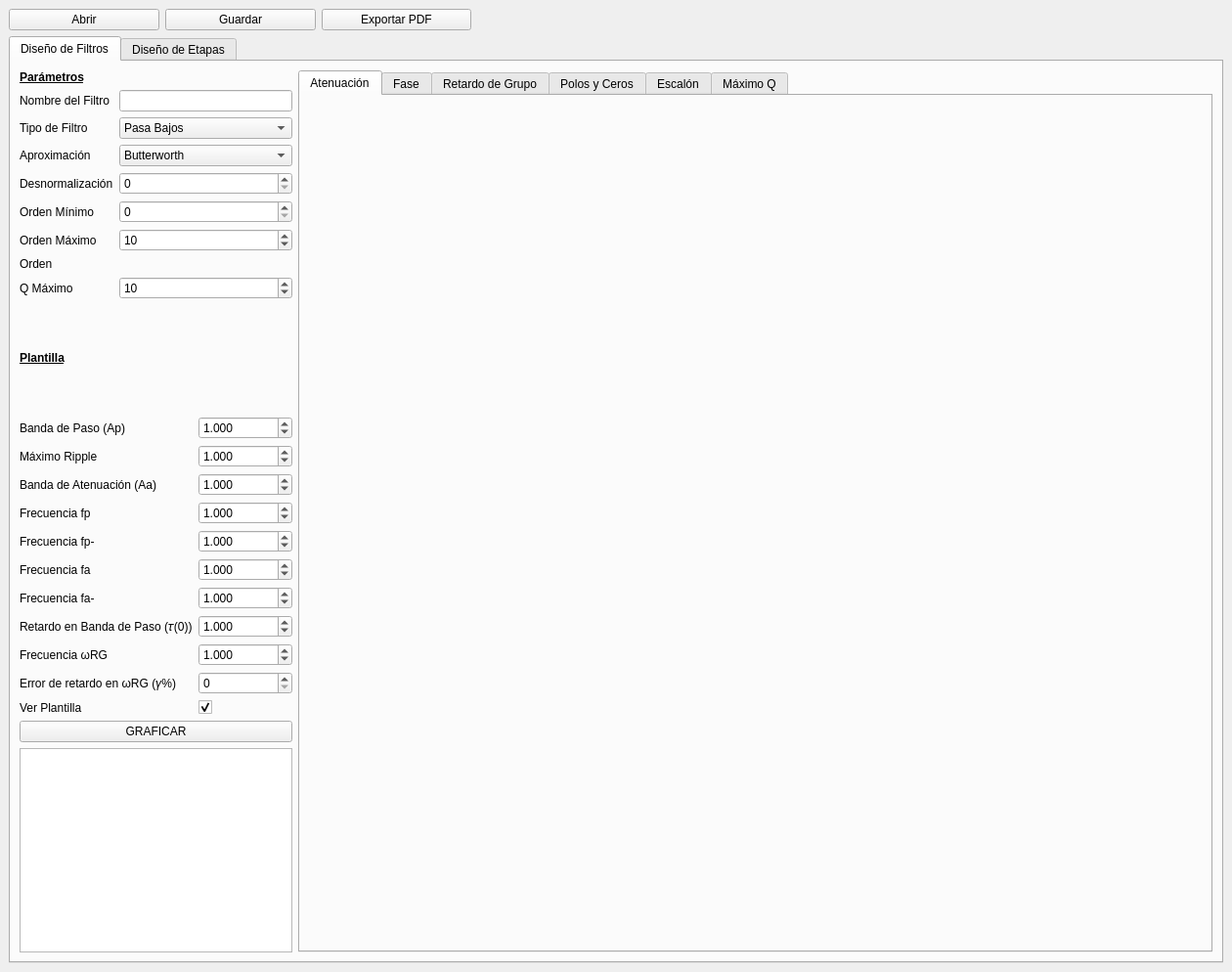
<?xml version="1.0" encoding="UTF-8"?>
<ui version="4.0">
 <class>MainWindow</class>
 <widget class="QMainWindow" name="MainWindow">
  <property name="geometry">
   <rect>
    <x>0</x>
    <y>0</y>
    <width>1260</width>
    <height>994</height>
   </rect>
  </property>
  <property name="font">
   <font>
    <family>MS Shell Dlg 2</family>
   </font>
  </property>
  <property name="windowTitle">
   <string>MainWindow</string>
  </property>
  <widget class="QWidget" name="centralwidget">
   <layout class="QVBoxLayout" name="verticalLayout" stretch="1,14">
    <item>
     <layout class="QHBoxLayout" name="layout_save" stretch="1,1,1,5">
      <item>
       <widget class="QPushButton" name="btn_open">
        <property name="text">
         <string>Abrir</string>
        </property>
       </widget>
      </item>
      <item>
       <widget class="QPushButton" name="btn_save">
        <property name="text">
         <string>Guardar</string>
        </property>
       </widget>
      </item>
      <item>
       <widget class="QPushButton" name="btn_save_2">
        <property name="text">
         <string>Exportar PDF</string>
        </property>
       </widget>
      </item>
      <item>
       <spacer name="horizontalSpacer">
        <property name="orientation">
         <enum>Qt::Horizontal</enum>
        </property>
        <property name="sizeHint" stdset="0">
         <size>
          <width>40</width>
          <height>20</height>
         </size>
        </property>
       </spacer>
      </item>
     </layout>
    </item>
    <item>
     <widget class="QTabWidget" name="tabs_menu">
      <property name="currentIndex">
       <number>0</number>
      </property>
      <widget class="QWidget" name="tab_filterdesign">
       <attribute name="title">
        <string>Diseño de Filtros</string>
       </attribute>
       <layout class="QHBoxLayout" name="horizontalLayout" stretch="2,4">
        <item>
         <layout class="QVBoxLayout" name="formlayout_1" stretch="1,2,1,1">
          <item>
           <layout class="QGridLayout" name="filterlayout" rowstretch="1,1,1,1,1,1,1,1,0">
            <item row="1" column="0">
             <widget class="QLabel" name="label_namefiltro">
              <property name="text">
               <string>Nombre del Filtro</string>
              </property>
             </widget>
            </item>
            <item row="0" column="0" colspan="2">
             <widget class="QLabel" name="labelparams">
              <property name="font">
               <font>
                <weight>75</weight>
                <bold>true</bold>
                <underline>true</underline>
               </font>
              </property>
              <property name="text">
               <string>Parámetros</string>
              </property>
             </widget>
            </item>
            <item row="6" column="0">
             <widget class="QLabel" name="label_maxord">
              <property name="text">
               <string>Orden Máximo</string>
              </property>
             </widget>
            </item>
            <item row="4" column="1">
             <widget class="QSpinBox" name="spin_denorm">
              <property name="maximum">
               <number>100</number>
              </property>
             </widget>
            </item>
            <item row="3" column="1">
             <widget class="QComboBox" name="combo_aprox">
              <item>
               <property name="text">
                <string>Butterworth</string>
               </property>
              </item>
              <item>
               <property name="text">
                <string>Chebyshev</string>
               </property>
              </item>
              <item>
               <property name="text">
                <string>Chebyshev Inverso</string>
               </property>
              </item>
              <item>
               <property name="text">
                <string>Cauer</string>
               </property>
              </item>
              <item>
               <property name="text">
                <string>Legendre</string>
               </property>
              </item>
              <item>
               <property name="text">
                <string>Bessel</string>
               </property>
              </item>
              <item>
               <property name="text">
                <string>Gauss</string>
               </property>
              </item>
             </widget>
            </item>
            <item row="7" column="0">
             <widget class="QLabel" name="label_orden">
              <property name="text">
               <string>Orden</string>
              </property>
             </widget>
            </item>
            <item row="7" column="1">
             <widget class="QLabel" name="label_writeorden">
              <property name="text">
               <string/>
              </property>
             </widget>
            </item>
            <item row="6" column="1">
             <widget class="QSpinBox" name="spin_maxord">
              <property name="maximum">
               <number>100</number>
              </property>
              <property name="value">
               <number>10</number>
              </property>
             </widget>
            </item>
            <item row="5" column="1">
             <widget class="QSpinBox" name="spin_minord">
              <property name="maximum">
               <number>100</number>
              </property>
             </widget>
            </item>
            <item row="2" column="1">
             <widget class="QComboBox" name="combo_tipo">
              <item>
               <property name="text">
                <string>Pasa Bajos</string>
               </property>
              </item>
              <item>
               <property name="text">
                <string>Pasa Altos</string>
               </property>
              </item>
              <item>
               <property name="text">
                <string>Pasa Banda</string>
               </property>
              </item>
              <item>
               <property name="text">
                <string>Rechaza Banda</string>
               </property>
              </item>
              <item>
               <property name="text">
                <string>Retardo de Grupo</string>
               </property>
              </item>
             </widget>
            </item>
            <item row="8" column="0">
             <widget class="QLabel" name="label_qmax">
              <property name="text">
               <string>Q Máximo</string>
              </property>
             </widget>
            </item>
            <item row="4" column="0">
             <widget class="QLabel" name="label_denorm">
              <property name="text">
               <string>Desnormalización</string>
              </property>
             </widget>
            </item>
            <item row="5" column="0">
             <widget class="QLabel" name="label_minord">
              <property name="text">
               <string>Orden Mínimo</string>
              </property>
             </widget>
            </item>
            <item row="3" column="0">
             <widget class="QLabel" name="label_aprox">
              <property name="text">
               <string>Aproximación</string>
              </property>
             </widget>
            </item>
            <item row="8" column="1">
             <widget class="QSpinBox" name="spin_qmax">
              <property name="maximum">
               <number>100</number>
              </property>
              <property name="value">
               <number>10</number>
              </property>
             </widget>
            </item>
            <item row="2" column="0">
             <widget class="QLabel" name="label_tipo">
              <property name="text">
               <string>Tipo de Filtro</string>
              </property>
             </widget>
            </item>
            <item row="1" column="1">
             <widget class="QLineEdit" name="lineEdit"/>
            </item>
           </layout>
          </item>
          <item>
           <layout class="QGridLayout" name="plantillalayout" rowstretch="1,1,1,1,1,1,1,1,1,1,1,1">
            <item row="9" column="1">
             <widget class="QDoubleSpinBox" name="GD_wrg">
              <property name="decimals">
               <number>3</number>
              </property>
              <property name="maximum">
               <double>1000000000.000000000000000</double>
              </property>
              <property name="singleStep">
               <double>1.000000000000000</double>
              </property>
              <property name="value">
               <double>1.000000000000000</double>
              </property>
             </widget>
            </item>
            <item row="7" column="0">
             <widget class="QLabel" name="label_wa_2">
              <property name="text">
               <string>Frecuencia fa-</string>
              </property>
             </widget>
            </item>
            <item row="11" column="0">
             <widget class="QLabel" name="label_check_plantilla">
              <property name="text">
               <string>Ver Plantilla</string>
              </property>
             </widget>
            </item>
            <item row="11" column="1">
             <widget class="QCheckBox" name="check_plantilla_GD">
              <property name="text">
               <string/>
              </property>
              <property name="checked">
               <bool>true</bool>
              </property>
             </widget>
            </item>
            <item row="10" column="0">
             <widget class="QLabel" name="label_gamma">
              <property name="text">
               <string>Error de retardo en ωRG (𝛾%)</string>
              </property>
             </widget>
            </item>
            <item row="0" column="0" colspan="2">
             <widget class="QLabel" name="label_plantilla">
              <property name="font">
               <font>
                <weight>75</weight>
                <bold>true</bold>
                <underline>true</underline>
               </font>
              </property>
              <property name="text">
               <string>Plantilla</string>
              </property>
             </widget>
            </item>
            <item row="8" column="0">
             <widget class="QLabel" name="label_tau">
              <property name="text">
               <string>Retardo en Banda de Paso (𝜏(0))</string>
              </property>
             </widget>
            </item>
            <item row="9" column="0">
             <widget class="QLabel" name="label_wrg">
              <property name="text">
               <string>Frecuencia ωRG</string>
              </property>
             </widget>
            </item>
            <item row="8" column="1">
             <widget class="QDoubleSpinBox" name="GD_tau">
              <property name="decimals">
               <number>3</number>
              </property>
              <property name="minimum">
               <double>0.000000000000000</double>
              </property>
              <property name="maximum">
               <double>100.000000000000000</double>
              </property>
              <property name="singleStep">
               <double>0.001000000000000</double>
              </property>
              <property name="value">
               <double>1.000000000000000</double>
              </property>
             </widget>
            </item>
            <item row="10" column="1">
             <widget class="QSpinBox" name="GD_gamma">
              <property name="maximum">
               <number>100</number>
              </property>
              <property name="value">
               <number>0</number>
              </property>
             </widget>
            </item>
            <item row="5" column="0">
             <widget class="QLabel" name="label_wp_2">
              <property name="text">
               <string>Frecuencia fp-</string>
              </property>
             </widget>
            </item>
            <item row="6" column="0">
             <widget class="QLabel" name="label_wa">
              <property name="text">
               <string>Frecuencia fa</string>
              </property>
             </widget>
            </item>
            <item row="4" column="0">
             <widget class="QLabel" name="label_wp">
              <property name="text">
               <string>Frecuencia fp</string>
              </property>
             </widget>
            </item>
            <item row="3" column="0">
             <widget class="QLabel" name="label_Aa">
              <property name="text">
               <string>Banda de Atenuación (Aa)</string>
              </property>
             </widget>
            </item>
            <item row="2" column="0">
             <widget class="QLabel" name="label_ripple">
              <property name="text">
               <string>Máximo Ripple</string>
              </property>
             </widget>
            </item>
            <item row="1" column="0">
             <widget class="QLabel" name="label_Ap">
              <property name="text">
               <string>Banda de Paso (Ap)</string>
              </property>
             </widget>
            </item>
            <item row="1" column="1">
             <widget class="QDoubleSpinBox" name="spin_Ap">
              <property name="decimals">
               <number>3</number>
              </property>
              <property name="minimum">
               <double>-300.000000000000000</double>
              </property>
              <property name="maximum">
               <double>300.000000000000000</double>
              </property>
              <property name="value">
               <double>1.000000000000000</double>
              </property>
             </widget>
            </item>
            <item row="2" column="1">
             <widget class="QDoubleSpinBox" name="spin_ripple">
              <property name="decimals">
               <number>3</number>
              </property>
              <property name="minimum">
               <double>-300.000000000000000</double>
              </property>
              <property name="maximum">
               <double>300.000000000000000</double>
              </property>
              <property name="value">
               <double>1.000000000000000</double>
              </property>
             </widget>
            </item>
            <item row="3" column="1">
             <widget class="QDoubleSpinBox" name="spin_Aa">
              <property name="decimals">
               <number>3</number>
              </property>
              <property name="minimum">
               <double>-300.000000000000000</double>
              </property>
              <property name="maximum">
               <double>300.000000000000000</double>
              </property>
              <property name="value">
               <double>1.000000000000000</double>
              </property>
             </widget>
            </item>
            <item row="4" column="1">
             <widget class="QDoubleSpinBox" name="spin_wp">
              <property name="decimals">
               <number>3</number>
              </property>
              <property name="minimum">
               <double>-300.000000000000000</double>
              </property>
              <property name="maximum">
               <double>300.000000000000000</double>
              </property>
              <property name="value">
               <double>1.000000000000000</double>
              </property>
             </widget>
            </item>
            <item row="5" column="1">
             <widget class="QDoubleSpinBox" name="spin_wp_2">
              <property name="decimals">
               <number>3</number>
              </property>
              <property name="minimum">
               <double>-300.000000000000000</double>
              </property>
              <property name="maximum">
               <double>300.000000000000000</double>
              </property>
              <property name="value">
               <double>1.000000000000000</double>
              </property>
             </widget>
            </item>
            <item row="6" column="1">
             <widget class="QDoubleSpinBox" name="spin_wa">
              <property name="decimals">
               <number>3</number>
              </property>
              <property name="minimum">
               <double>-300.000000000000000</double>
              </property>
              <property name="value">
               <double>1.000000000000000</double>
              </property>
             </widget>
            </item>
            <item row="7" column="1">
             <widget class="QDoubleSpinBox" name="spin_wa_2">
              <property name="decimals">
               <number>3</number>
              </property>
              <property name="minimum">
               <double>-300.000000000000000</double>
              </property>
              <property name="value">
               <double>1.000000000000000</double>
              </property>
             </widget>
            </item>
           </layout>
          </item>
          <item>
           <widget class="QPushButton" name="btn_plot">
            <property name="text">
             <string>GRAFICAR</string>
            </property>
           </widget>
          </item>
          <item>
           <widget class="QListWidget" name="filters_list"/>
          </item>
         </layout>
        </item>
        <item>
         <widget class="QTabWidget" name="tabPlots">
          <property name="sizePolicy">
           <sizepolicy hsizetype="MinimumExpanding" vsizetype="MinimumExpanding">
            <horstretch>0</horstretch>
            <verstretch>0</verstretch>
           </sizepolicy>
          </property>
          <property name="minimumSize">
           <size>
            <width>935</width>
            <height>900</height>
           </size>
          </property>
          <property name="currentIndex">
           <number>0</number>
          </property>
          <widget class="QWidget" name="tab_1">
           <attribute name="title">
            <string>Atenuación</string>
           </attribute>
           <layout class="QVBoxLayout" name="verticalLayout_3">
            <item>
             <layout class="QVBoxLayout" name="plotlayout_1"/>
            </item>
           </layout>
          </widget>
          <widget class="QWidget" name="tab_2">
           <attribute name="title">
            <string>Fase</string>
           </attribute>
           <layout class="QVBoxLayout" name="verticalLayout_15">
            <item>
             <layout class="QVBoxLayout" name="plotlayout_2"/>
            </item>
           </layout>
          </widget>
          <widget class="QWidget" name="tab_3">
           <attribute name="title">
            <string>Retardo de Grupo</string>
           </attribute>
           <layout class="QVBoxLayout" name="verticalLayout_14">
            <item>
             <layout class="QVBoxLayout" name="plotlayout_3"/>
            </item>
           </layout>
          </widget>
          <widget class="QWidget" name="tab_4">
           <attribute name="title">
            <string>Polos y Ceros</string>
           </attribute>
           <layout class="QVBoxLayout" name="verticalLayout_13">
            <item>
             <layout class="QVBoxLayout" name="plotlayout_4"/>
            </item>
           </layout>
          </widget>
          <widget class="QWidget" name="tab_5">
           <attribute name="title">
            <string>Escalón</string>
           </attribute>
           <layout class="QVBoxLayout" name="verticalLayout_11">
            <item>
             <layout class="QVBoxLayout" name="plotlayout_5"/>
            </item>
           </layout>
          </widget>
          <widget class="QWidget" name="tab_6">
           <attribute name="title">
            <string>Máximo Q</string>
           </attribute>
           <layout class="QVBoxLayout" name="verticalLayout_10">
            <item>
             <layout class="QVBoxLayout" name="plotlayout_6"/>
            </item>
           </layout>
          </widget>
         </widget>
        </item>
       </layout>
      </widget>
      <widget class="QWidget" name="tab_stagedesign">
       <attribute name="title">
        <string>Diseño de Etapas</string>
       </attribute>
       <layout class="QHBoxLayout" name="horizontalLayout_3" stretch="2,4">
        <item>
         <layout class="QGridLayout" name="layout_etapas">
          <item row="4" column="0">
           <widget class="QLabel" name="label_polo2">
            <property name="text">
             <string>Polo 2</string>
            </property>
           </widget>
          </item>
          <item row="2" column="1">
           <widget class="QDoubleSpinBox" name="spin_gain"/>
          </item>
          <item row="3" column="0">
           <widget class="QLabel" name="label_polo1">
            <property name="text">
             <string>Polo 1</string>
            </property>
           </widget>
          </item>
          <item row="0" column="0" colspan="3">
           <widget class="QLabel" name="label_stage_list">
            <property name="enabled">
             <bool>true</bool>
            </property>
            <property name="font">
             <font>
              <weight>75</weight>
              <bold>true</bold>
              <underline>true</underline>
             </font>
            </property>
            <property name="text">
             <string>Lista de Etapas</string>
            </property>
           </widget>
          </item>
          <item row="5" column="0">
           <widget class="QLabel" name="label_cero1">
            <property name="text">
             <string>Cero 1</string>
            </property>
           </widget>
          </item>
          <item row="6" column="0">
           <widget class="QLabel" name="label_cero2">
            <property name="text">
             <string>Cero 2</string>
            </property>
           </widget>
          </item>
          <item row="3" column="2" rowspan="4">
           <widget class="QPushButton" name="btn_new_stage">
            <property name="text">
             <string>Crear Etapa</string>
            </property>
           </widget>
          </item>
          <item row="2" column="0">
           <widget class="QLabel" name="label_gain">
            <property name="text">
             <string>Ganancia</string>
            </property>
           </widget>
          </item>
          <item row="2" column="2">
           <widget class="QLabel" name="label_gain_total">
            <property name="text">
             <string>Restante: 0.00 dB</string>
            </property>
           </widget>
          </item>
          <item row="8" column="1">
           <widget class="QPushButton" name="btn_delete_stage">
            <property name="text">
             <string>Borrar</string>
            </property>
           </widget>
          </item>
          <item row="3" column="1">
           <widget class="QComboBox" name="combo_polo1">
            <item>
             <property name="text">
              <string>-</string>
             </property>
            </item>
           </widget>
          </item>
          <item row="7" column="0" colspan="3">
           <widget class="QListWidget" name="stage_list"/>
          </item>
          <item row="8" column="2">
           <widget class="QPushButton" name="btn_plot_stage">
            <property name="text">
             <string>Graficar</string>
            </property>
           </widget>
          </item>
          <item row="8" column="0">
           <widget class="QPushButton" name="btn_edit_stage">
            <property name="text">
             <string>Editar</string>
            </property>
           </widget>
          </item>
          <item row="4" column="1">
           <widget class="QComboBox" name="combo_polo2">
            <item>
             <property name="text">
              <string>-</string>
             </property>
            </item>
           </widget>
          </item>
          <item row="5" column="1">
           <widget class="QComboBox" name="combo_cero1">
            <item>
             <property name="text">
              <string>-</string>
             </property>
            </item>
           </widget>
          </item>
          <item row="6" column="1">
           <widget class="QComboBox" name="combo_cero2">
            <item>
             <property name="text">
              <string>-</string>
             </property>
            </item>
           </widget>
          </item>
          <item row="1" column="0">
           <widget class="QLabel" name="label_namefiltro2">
            <property name="text">
             <string>Filtro</string>
            </property>
           </widget>
          </item>
          <item row="1" column="1">
           <widget class="QComboBox" name="combo_filtro">
            <item>
             <property name="text">
              <string>-</string>
             </property>
            </item>
           </widget>
          </item>
         </layout>
        </item>
        <item>
         <widget class="QTabWidget" name="tabPlots_2">
          <property name="currentIndex">
           <number>0</number>
          </property>
          <widget class="QWidget" name="tab2_1">
           <attribute name="title">
            <string>Polos y Ceros</string>
           </attribute>
           <layout class="QVBoxLayout" name="verticalLayout_2">
            <item>
             <layout class="QVBoxLayout" name="plotlayout2_1"/>
            </item>
           </layout>
          </widget>
          <widget class="QWidget" name="tab2_2">
           <attribute name="title">
            <string>Respuesta en Frecuencia Total</string>
           </attribute>
           <layout class="QVBoxLayout" name="verticalLayout_4">
            <item>
             <layout class="QVBoxLayout" name="plotlayout2_2"/>
            </item>
           </layout>
          </widget>
          <widget class="QWidget" name="tab2_3">
           <attribute name="title">
            <string>Respuesta en Frecuencia de la Etapa</string>
           </attribute>
           <layout class="QVBoxLayout" name="verticalLayout_5">
            <item>
             <layout class="QVBoxLayout" name="plotlayout2_3"/>
            </item>
           </layout>
          </widget>
         </widget>
        </item>
       </layout>
      </widget>
     </widget>
    </item>
   </layout>
  </widget>
 </widget>
 <resources/>
 <connections/>
</ui>
